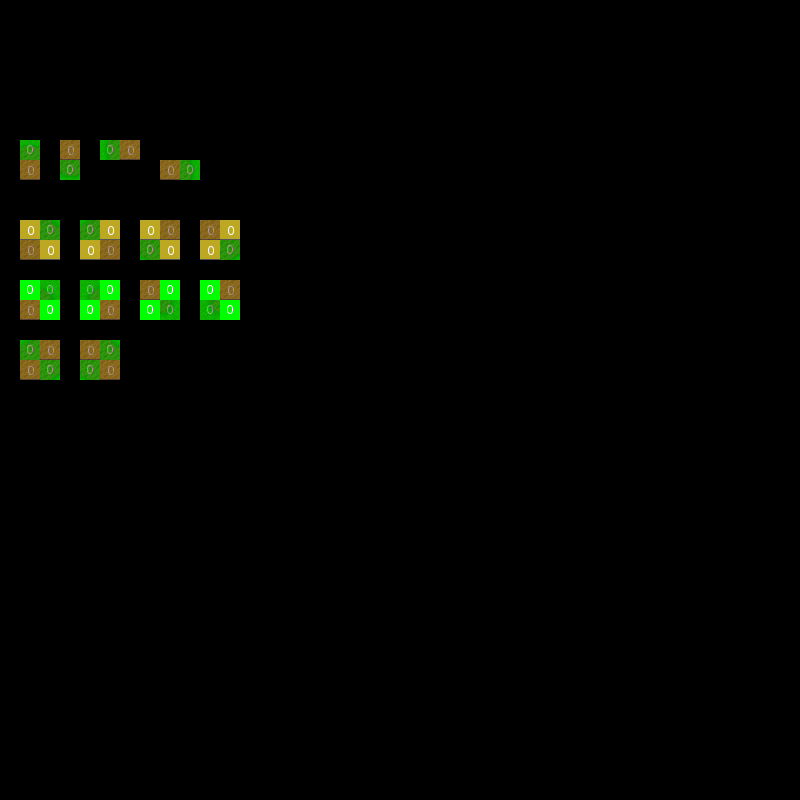

A 2D game scene composited from a Tiled map and its tileset images. What follows is a short description and the map's XML, with each tile layer's data collapsed to a summary:
An orthogonal 40x40 tile map with 20x20 px tiles, 3 tile layers (ruleRegions, ruleSet, rule_floor), 2 tilesets.

<map version="1.0" orientation="orthogonal" width="40" height="40" tilewidth="20" tileheight="20">
 <properties>
  <property name="AutomapRadius" value="1" />
 </properties>
 <tileset firstgid="1" name="tileset" tilewidth="20" tileheight="20">
  <image source="../../assets/img/tileset.png" trans="ff00ff" width="560" height="320" />
 </tileset>
 <tileset firstgid="449" name="map_helper" tilewidth="20" tileheight="20">
  <image source="../../assets/img/map_helper.png" width="160" height="100" />
 </tileset>
 <layer name="ruleRegions" width="40" height="40" opacity="0.85">
  <data>[1600 cells, 61 non-empty, 2 distinct tile ids]</data>
 </layer>
 <layer name="ruleSet" width="40" height="40">
  <data>[1600 cells, 48 non-empty, 2 distinct tile ids]</data>
 </layer>
 <layer name="rule_floor" width="40" height="40" opacity="0.51">
  <data>[1600 cells, 36 non-empty, 14 distinct tile ids]</data>
 </layer>
</map>
